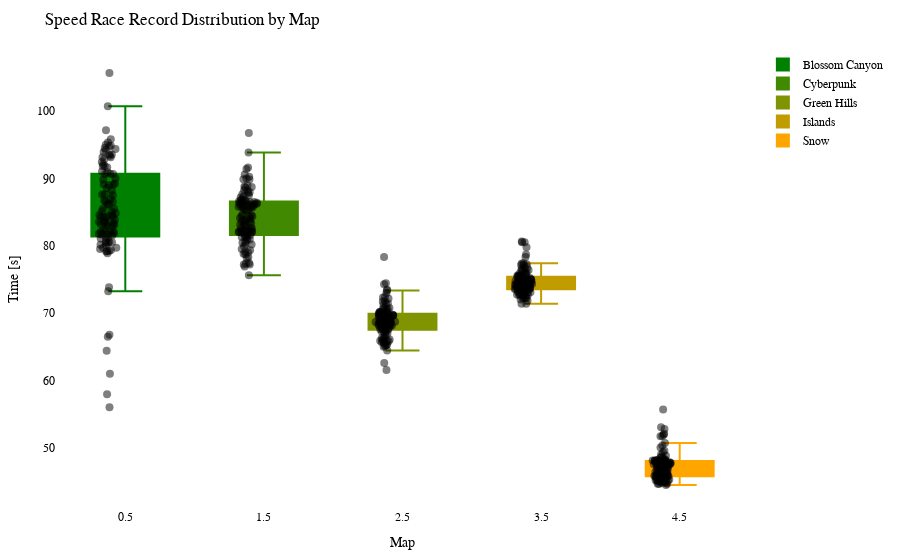

The notebook cell this image was saved under:
### Code cell
import plotly.graph_objects as go
import plotly.io as pio

df = getRecordsDataframe(minigame="Wettrennen")

# Calculate the offset for centering the data points
num_columns = len(df.columns)
offset = 0.5

# Create a Swarm plot using Plotly
fig = go.Figure()

cmap = LinearSegmentedColormap.from_list("green_orange", ["green", "orange"])
colors = [to_hex(cmap(i / (num_columns - 1))) for i in range(num_columns)]

for i, (column, color) in enumerate(zip(df.columns, colors)):
    x_values = [i + offset] * len(df[column])  # Adjust x-values with offset for horizontal centering
    fig.add_trace(go.Box(x=x_values,
                         y=df[column],
                         name=column,
                         boxpoints='all',
                         pointpos=-0.5,  # Adjust point position to prevent overlapping
                         marker=dict(color='rgba(0,0,0,0.5)', size=8),  # Adjust marker color and size
                         line=dict(color=color),
                         fillcolor=color,
                         hovertext=df_to_html.index,
                         hoverinfo='name+text+y',
                         showlegend=True))

fig.update_layout(title="Speed Race Record Distribution by Map",
                  xaxis=dict(title="Map"),
                  yaxis=dict(title="Time [s]"),
                  showlegend=True,
                  font=dict(family="Arial", size=12, color="black"),  # Customize font
                  plot_bgcolor="white",  # Set background color
                  margin=dict(l=50, r=50, t=50, b=50),  # Adjust margins for better layout
                  )


pio.show(fig)

pio.write_html(fig, "out/wettr_swarm_plot.html")

### Figure 1 — Plotly figure (JSON) as saved in the notebook; plotly's stock layout.template omitted (floating-point values rounded to 4 significant figures)
{"data": [{"boxpoints": "all", "fillcolor": "#008000", "hoverinfo": "name+text+y", "hovertext": ["20LeRe10", "2wc", "agowskyy", "Allooy", "Anni808", "Axollotel", "bawskey", "BusinessBent", "ByNetherdude", "byTobi", "cediiiiii_10", "Chander24", "Chrisi20101", "CML_Justin", "crocodile1870", "cxl1lo", "DarkCobweb", "deadfiight", "DerBaumIstDerWeg", "Dokkkkko", "Ex4cted", "Falke23_5", "Feinberg", "ffawks", "Fflopse", "ForceFox", "Freeeedom", "frutigall", "GamemasterNiki", "GeneralEnte06", "Gerrygames", "Gobo9", "GrafikKatze", "Grapfen", "Gummibearchen", "H1ghsay", "h4nnes", "Harold_Sensemann", "HeIsJustAPoorBoy", "HerrDante", "Jan2220", "JennieKim", "jimmi1410", "JOW23", "Joy_8oy", "juvona", "KakaMC", "Kanickelul", "Keenaai", "Kokochampi", "Kokochampo", "Kopfradio", "Krusti", "Kyuudo", "La_meleagro", "LeWi_100", "Lingex", "lizsyy", "LordAlexos", "loukrativ", "Lubottus", "Luis_XYZ", "M0orey_0", "marbrueck", "Martomias", "Mincheeen", "miridis41", "MrNulfred", "Mvsk_", "myshq", "Nexilus", "Ninivee", "officialryzon", "Oronor", "PedroZockt", "Picutar", "PixlNight", "PolizeiDreamy", "Radattel", "Radiokopf", "Raefinzs", "ReichesBrot", "revolverz", "Ritokii", "Sackkerl", "SB387", "ScreamingBlatz", "Sebi1801", "Seemops_8", "Sey__", "Shiewk", "SiLoHB", "Snitcherella", "SpeckyCut", "StaudammAusHolz", "TheBreadHD", "TheFabo", "Tomiokey", "twitchparaskiill", "Txlentierter", "T_Niko_T", "Umgfoin", "WachtelWachtel", "WirdNichtGeladen", "Wissender", "xBaumeisterin", "xX_Dima_ggg_Xx6", "xX_Masha_ggg_Xx9", "yzvm", "_n3d", "_Waldi_"], "line": {"color": "#008000"}, "marker": {"color": "rgba(0,0,0,0.5)", "size": 8}, "name": "Blossom Canyon", "pointpos": -0.5, "showlegend": true, "type": "box", "x": [0.5, 0.5, 0.5, 0.5, 0.5, 0.5, 0.5, 0.5, 0.5, 0.5, 0.5, 0.5, 0.5, 0.5, 0.5, 0.5, 0.5, 0.5, 0.5, 0.5, 0.5, 0.5, 0.5, 0.5, 0.5, 0.5, 0.5, 0.5, 0.5, 0.5, 0.5, 0.5, 0.5, 0.5, 0.5, 0.5, 0.5, 0.5, 0.5, 0.5, 0.5, 0.5, 0.5, 0.5, 0.5, 0.5, 0.5, 0.5, 0.5, 0.5, 0.5, 0.5, 0.5, 0.5, 0.5, 0.5, 0.5, 0.5, 0.5, 0.5, 0.5, 0.5, 0.5, 0.5, 0.5, 0.5, 0.5, 0.5, 0.5, 0.5, 0.5, 0.5, 0.5, 0.5, 0.5, 0.5, 0.5, 0.5, 0.5, 0.5, 0.5, 0.5, 0.5, 0.5, 0.5, 0.5, 0.5, 0.5, 0.5, 0.5, 0.5, 0.5, 0.5, 0.5, 0.5, 0.5, 0.5, 0.5, 0.5, 0.5, 0.5, 0.5, 0.5, 0.5, 0.5, 0.5, 0.5, 0.5, 0.5, 0.5, 0.5], "y": [null, 94.99, 90.64, 90.67, 82.91, 90.02, 81.66, 94.5, null, 88.57, 78.88, 87.48, 82.06, 81.77, 83.21, 83.1, 91.03, 91.66, 89.85, 85.16, 81.09, 89.06, null, 79.72, 56.03, 89.25, 79.52, 89.11, 81.69, 73.25, 94.35, 61.01, 79.69, 81.56, 64.39, 85.48, 84.31, 91.8, 94.84, 80.57, 82.18, 86.54, 86.52, 84.58, 82.05, 93.91, 85.55, null, 94.2, 93.57, 93.36, 86.73, 93.13, 80.15, 100.7, 57.95, 88.16, 79.2, 90.66, 105.7, 80.45, 84.44, 84.54, 83.06, 83.39, 66.77, null, 83.58, 90.9, 79.16, 87.59, 81.85, 82.29, 94.76, 79.35, 73.84, 83.65, 95.8, 92.09, 84.81, 83.32, 84.26, 95.31, 92.43, 84.31, 83.39, 85.12, null, 82.36, 81.22, 80.39, 97.16, 86.19, null, 92.86, 93.56, null, 88.99, 93.15, 80.66, 86.98, 81.31, 80.1, 86.08, 84.2, 66.49, 83.86, 87.63, 79.21, 80.53, 91.83]}, {"boxpoints": "all", "fillcolor": "#408900", "hoverinfo": "name+text+y", "hovertext": ["20LeRe10", "2wc", "agowskyy", "Allooy", "Anni808", "Axollotel", "bawskey", "BusinessBent", "ByNetherdude", "byTobi", "cediiiiii_10", "Chander24", "Chrisi20101", "CML_Justin", "crocodile1870", "cxl1lo", "DarkCobweb", "deadfiight", "DerBaumIstDerWeg", "Dokkkkko", "Ex4cted", "Falke23_5", "Feinberg", "ffawks", "Fflopse", "ForceFox", "Freeeedom", "frutigall", "GamemasterNiki", "GeneralEnte06", "Gerrygames", "Gobo9", "GrafikKatze", "Grapfen", "Gummibearchen", "H1ghsay", "h4nnes", "Harold_Sensemann", "HeIsJustAPoorBoy", "HerrDante", "Jan2220", "JennieKim", "jimmi1410", "JOW23", "Joy_8oy", "juvona", "KakaMC", "Kanickelul", "Keenaai", "Kokochampi", "Kokochampo", "Kopfradio", "Krusti", "Kyuudo", "La_meleagro", "LeWi_100", "Lingex", "lizsyy", "LordAlexos", "loukrativ", "Lubottus", "Luis_XYZ", "M0orey_0", "marbrueck", "Martomias", "Mincheeen", "miridis41", "MrNulfred", "Mvsk_", "myshq", "Nexilus", "Ninivee", "officialryzon", "Oronor", "PedroZockt", "Picutar", "PixlNight", "PolizeiDreamy", "Radattel", "Radiokopf", "Raefinzs", "ReichesBrot", "revolverz", "Ritokii", "Sackkerl", "SB387", "ScreamingBlatz", "Sebi1801", "Seemops_8", "Sey__", "Shiewk", "SiLoHB", "Snitcherella", "SpeckyCut", "StaudammAusHolz", "TheBreadHD", "TheFabo", "Tomiokey", "twitchparaskiill", "Txlentierter", "T_Niko_T", "Umgfoin", "WachtelWachtel", "WirdNichtGeladen", "Wissender", "xBaumeisterin", "xX_Dima_ggg_Xx6", "xX_Masha_ggg_Xx9", "yzvm", "_n3d", "_Waldi_"], "line": {"color": "#408900"}, "marker": {"color": "rgba(0,0,0,0.5)", "size": 8}, "name": "Cyberpunk", "pointpos": -0.5, "showlegend": true, "type": "box", "x": [1.5, 1.5, 1.5, 1.5, 1.5, 1.5, 1.5, 1.5, 1.5, 1.5, 1.5, 1.5, 1.5, 1.5, 1.5, 1.5, 1.5, 1.5, 1.5, 1.5, 1.5, 1.5, 1.5, 1.5, 1.5, 1.5, 1.5, 1.5, 1.5, 1.5, 1.5, 1.5, 1.5, 1.5, 1.5, 1.5, 1.5, 1.5, 1.5, 1.5, 1.5, 1.5, 1.5, 1.5, 1.5, 1.5, 1.5, 1.5, 1.5, 1.5, 1.5, 1.5, 1.5, 1.5, 1.5, 1.5, 1.5, 1.5, 1.5, 1.5, 1.5, 1.5, 1.5, 1.5, 1.5, 1.5, 1.5, 1.5, 1.5, 1.5, 1.5, 1.5, 1.5, 1.5, 1.5, 1.5, 1.5, 1.5, 1.5, 1.5, 1.5, 1.5, 1.5, 1.5, 1.5, 1.5, 1.5, 1.5, 1.5, 1.5, 1.5, 1.5, 1.5, 1.5, 1.5, 1.5, 1.5, 1.5, 1.5, 1.5, 1.5, 1.5, 1.5, 1.5, 1.5, 1.5, 1.5, 1.5, 1.5, 1.5, 1.5], "y": [null, 86.5, 86.55, 85.22, 81.29, 82.65, 82.12, 88.78, null, 85.96, 78.8, 86.5, 81.63, 83.61, 84.11, 83.38, 82.16, 88.22, 81.73, 82.56, 80.89, 89.96, 86.17, 79.91, 75.62, 86.4, 79.52, 83.65, 82.21, 79.34, 81.29, 77.44, 82.4, 81.48, 76.92, 85.76, 84.34, 82.65, 87.94, 80.25, 81.96, 86.1, 85.72, 82.03, 85.78, 86.61, 82.09, null, 86.1, 91.4, 91.62, 96.73, 86.04, 77.37, 88.21, 82.27, 84.66, 79.05, 85.66, 89.87, 83.64, 85.28, 84.57, 87.15, 82.07, 81.49, 87.48, 86.33, 85.43, 77.2, 85.79, 82.86, null, 86.48, 78.35, 81.14, 83.14, 90.23, 86.89, 90.57, 82.95, 84.4, 89.84, 86.78, 84.44, 83.22, 83.92, null, 88.72, 78.16, 80.58, 88.96, 80.44, 93.86, 87.35, 88.65, 87.82, 86.22, 86.75, null, 85.74, 80.17, 77.23, 83.99, 82.06, 80.94, 83.78, 86.7, 79.11, 78.75, 87.64]}, {"boxpoints": "all", "fillcolor": "#809300", "hoverinfo": "name+text+y", "hovertext": ["20LeRe10", "2wc", "agowskyy", "Allooy", "Anni808", "Axollotel", "bawskey", "BusinessBent", "ByNetherdude", "byTobi", "cediiiiii_10", "Chander24", "Chrisi20101", "CML_Justin", "crocodile1870", "cxl1lo", "DarkCobweb", "deadfiight", "DerBaumIstDerWeg", "Dokkkkko", "Ex4cted", "Falke23_5", "Feinberg", "ffawks", "Fflopse", "ForceFox", "Freeeedom", "frutigall", "GamemasterNiki", "GeneralEnte06", "Gerrygames", "Gobo9", "GrafikKatze", "Grapfen", "Gummibearchen", "H1ghsay", "h4nnes", "Harold_Sensemann", "HeIsJustAPoorBoy", "HerrDante", "Jan2220", "JennieKim", "jimmi1410", "JOW23", "Joy_8oy", "juvona", "KakaMC", "Kanickelul", "Keenaai", "Kokochampi", "Kokochampo", "Kopfradio", "Krusti", "Kyuudo", "La_meleagro", "LeWi_100", "Lingex", "lizsyy", "LordAlexos", "loukrativ", "Lubottus", "Luis_XYZ", "M0orey_0", "marbrueck", "Martomias", "Mincheeen", "miridis41", "MrNulfred", "Mvsk_", "myshq", "Nexilus", "Ninivee", "officialryzon", "Oronor", "PedroZockt", "Picutar", "PixlNight", "PolizeiDreamy", "Radattel", "Radiokopf", "Raefinzs", "ReichesBrot", "revolverz", "Ritokii", "Sackkerl", "SB387", "ScreamingBlatz", "Sebi1801", "Seemops_8", "Sey__", "Shiewk", "SiLoHB", "Snitcherella", "SpeckyCut", "StaudammAusHolz", "TheBreadHD", "TheFabo", "Tomiokey", "twitchparaskiill", "Txlentierter", "T_Niko_T", "Umgfoin", "WachtelWachtel", "WirdNichtGeladen", "Wissender", "xBaumeisterin", "xX_Dima_ggg_Xx6", "xX_Masha_ggg_Xx9", "yzvm", "_n3d", "_Waldi_"], "line": {"color": "#809300"}, "marker": {"color": "rgba(0,0,0,0.5)", "size": 8}, "name": "Green Hills", "pointpos": -0.5, "showlegend": true, "type": "box", "x": [2.5, 2.5, 2.5, 2.5, 2.5, 2.5, 2.5, 2.5, 2.5, 2.5, 2.5, 2.5, 2.5, 2.5, 2.5, 2.5, 2.5, 2.5, 2.5, 2.5, 2.5, 2.5, 2.5, 2.5, 2.5, 2.5, 2.5, 2.5, 2.5, 2.5, 2.5, 2.5, 2.5, 2.5, 2.5, 2.5, 2.5, 2.5, 2.5, 2.5, 2.5, 2.5, 2.5, 2.5, 2.5, 2.5, 2.5, 2.5, 2.5, 2.5, 2.5, 2.5, 2.5, 2.5, 2.5, 2.5, 2.5, 2.5, 2.5, 2.5, 2.5, 2.5, 2.5, 2.5, 2.5, 2.5, 2.5, 2.5, 2.5, 2.5, 2.5, 2.5, 2.5, 2.5, 2.5, 2.5, 2.5, 2.5, 2.5, 2.5, 2.5, 2.5, 2.5, 2.5, 2.5, 2.5, 2.5, 2.5, 2.5, 2.5, 2.5, 2.5, 2.5, 2.5, 2.5, 2.5, 2.5, 2.5, 2.5, 2.5, 2.5, 2.5, 2.5, 2.5, 2.5, 2.5, 2.5, 2.5, 2.5, 2.5, 2.5], "y": [null, 66.46, 69.39, 70.74, 68.51, 71.75, 68.13, 72.19, 72.38, 68.71, 64.44, 72.31, 68.72, 68.61, 69.35, 68.17, 68.64, 70.12, 68.59, 68.66, 65.83, 68.91, 68.72, 66.08, 65.25, 70.64, 66.57, 68.76, 69.47, 67.17, 61.56, 62.59, 68.7, 67.75, 65.82, 70.21, 67.61, 68.2, 69.64, 65.0, 68.18, 69.25, 69.74, 67.11, 69.89, 74.44, 65.83, 71.73, 68.74, 70.61, 70.17, 71.28, 69.21, 66.1, 69.67, 65.34, 69.46, 65.91, 70.06, 78.34, 67.27, 68.7, 70.13, 70.29, 67.59, 68.22, 68.15, 69.66, 70.57, 66.31, 68.15, 69.16, null, 69.36, 65.1, 68.19, 67.93, 69.66, 69.26, 69.84, 69.83, 67.37, 72.98, 68.53, 70.16, 68.65, 68.73, 71.34, 69.43, 67.46, 66.06, 73.45, 73.36, 70.7, 69.63, 74.3, 71.43, 69.89, 68.38, null, 65.64, 66.94, 68.1, 68.28, 67.58, 67.51, 69.9, 69.67, 65.26, 65.67, 68.09]}, {"boxpoints": "all", "fillcolor": "#c09c00", "hoverinfo": "name+text+y", "hovertext": ["20LeRe10", "2wc", "agowskyy", "Allooy", "Anni808", "Axollotel", "bawskey", "BusinessBent", "ByNetherdude", "byTobi", "cediiiiii_10", "Chander24", "Chrisi20101", "CML_Justin", "crocodile1870", "cxl1lo", "DarkCobweb", "deadfiight", "DerBaumIstDerWeg", "Dokkkkko", "Ex4cted", "Falke23_5", "Feinberg", "ffawks", "Fflopse", "ForceFox", "Freeeedom", "frutigall", "GamemasterNiki", "GeneralEnte06", "Gerrygames", "Gobo9", "GrafikKatze", "Grapfen", "Gummibearchen", "H1ghsay", "h4nnes", "Harold_Sensemann", "HeIsJustAPoorBoy", "HerrDante", "Jan2220", "JennieKim", "jimmi1410", "JOW23", "Joy_8oy", "juvona", "KakaMC", "Kanickelul", "Keenaai", "Kokochampi", "Kokochampo", "Kopfradio", "Krusti", "Kyuudo", "La_meleagro", "LeWi_100", "Lingex", "lizsyy", "LordAlexos", "loukrativ", "Lubottus", "Luis_XYZ", "M0orey_0", "marbrueck", "Martomias", "Mincheeen", "miridis41", "MrNulfred", "Mvsk_", "myshq", "Nexilus", "Ninivee", "officialryzon", "Oronor", "PedroZockt", "Picutar", "PixlNight", "PolizeiDreamy", "Radattel", "Radiokopf", "Raefinzs", "ReichesBrot", "revolverz", "Ritokii", "Sackkerl", "SB387", "ScreamingBlatz", "Sebi1801", "Seemops_8", "Sey__", "Shiewk", "SiLoHB", "Snitcherella", "SpeckyCut", "StaudammAusHolz", "TheBreadHD", "TheFabo", "Tomiokey", "twitchparaskiill", "Txlentierter", "T_Niko_T", "Umgfoin", "WachtelWachtel", "WirdNichtGeladen", "Wissender", "xBaumeisterin", "xX_Dima_ggg_Xx6", "xX_Masha_ggg_Xx9", "yzvm", "_n3d", "_Waldi_"], "line": {"color": "#c09c00"}, "marker": {"color": "rgba(0,0,0,0.5)", "size": 8}, "name": "Islands", "pointpos": -0.5, "showlegend": true, "type": "box", "x": [3.5, 3.5, 3.5, 3.5, 3.5, 3.5, 3.5, 3.5, 3.5, 3.5, 3.5, 3.5, 3.5, 3.5, 3.5, 3.5, 3.5, 3.5, 3.5, 3.5, 3.5, 3.5, 3.5, 3.5, 3.5, 3.5, 3.5, 3.5, 3.5, 3.5, 3.5, 3.5, 3.5, 3.5, 3.5, 3.5, 3.5, 3.5, 3.5, 3.5, 3.5, 3.5, 3.5, 3.5, 3.5, 3.5, 3.5, 3.5, 3.5, 3.5, 3.5, 3.5, 3.5, 3.5, 3.5, 3.5, 3.5, 3.5, 3.5, 3.5, 3.5, 3.5, 3.5, 3.5, 3.5, 3.5, 3.5, 3.5, 3.5, 3.5, 3.5, 3.5, 3.5, 3.5, 3.5, 3.5, 3.5, 3.5, 3.5, 3.5, 3.5, 3.5, 3.5, 3.5, 3.5, 3.5, 3.5, 3.5, 3.5, 3.5, 3.5, 3.5, 3.5, 3.5, 3.5, 3.5, 3.5, 3.5, 3.5, 3.5, 3.5, 3.5, 3.5, 3.5, 3.5, 3.5, 3.5, 3.5, 3.5, 3.5, 3.5], "y": [null, 72.8, 76.29, 74.27, 73.67, 73.99, 74.08, 75.3, null, 73.77, 71.41, 75.74, 73.99, 74.47, 73.85, 74.99, 73.09, 75.61, 73.43, 75.52, 72.78, 74.57, 74.75, 71.84, 72.62, 74.17, 73.08, 74.97, 74.46, 73.85, 73.1, 72.02, 75.42, 73.45, 73.51, 75.39, 74.1, 74.75, 76.31, 72.17, 74.33, 73.66, 76.29, 72.64, 75.04, 77.41, 72.6, 80.52, 75.82, 75.54, 78.72, 74.76, 77.15, 73.75, 80.52, 72.24, 75.21, 72.6, 75.56, 77.26, 72.33, 74.94, 74.7, 74.07, 73.57, 73.82, 74.25, 75.04, 74.62, 71.37, 74.64, 73.22, 75.2, 74.64, 73.1, 73.54, 73.58, 75.28, 74.37, 76.72, 75.41, 74.16, 76.75, 78.33, 73.69, 73.59, 74.11, 80.62, 74.79, 73.28, 73.14, null, 74.28, 75.89, 74.36, 77.15, 79.79, 77.36, 76.59, 74.16, 75.97, 73.27, 73.69, 74.53, 72.7, 73.14, 74.72, 76.4, 72.33, 73.83, 74.84]}, {"boxpoints": "all", "fillcolor": "#ffa500", "hoverinfo": "name+text+y", "hovertext": ["20LeRe10", "2wc", "agowskyy", "Allooy", "Anni808", "Axollotel", "bawskey", "BusinessBent", "ByNetherdude", "byTobi", "cediiiiii_10", "Chander24", "Chrisi20101", "CML_Justin", "crocodile1870", "cxl1lo", "DarkCobweb", "deadfiight", "DerBaumIstDerWeg", "Dokkkkko", "Ex4cted", "Falke23_5", "Feinberg", "ffawks", "Fflopse", "ForceFox", "Freeeedom", "frutigall", "GamemasterNiki", "GeneralEnte06", "Gerrygames", "Gobo9", "GrafikKatze", "Grapfen", "Gummibearchen", "H1ghsay", "h4nnes", "Harold_Sensemann", "HeIsJustAPoorBoy", "HerrDante", "Jan2220", "JennieKim", "jimmi1410", "JOW23", "Joy_8oy", "juvona", "KakaMC", "Kanickelul", "Keenaai", "Kokochampi", "Kokochampo", "Kopfradio", "Krusti", "Kyuudo", "La_meleagro", "LeWi_100", "Lingex", "lizsyy", "LordAlexos", "loukrativ", "Lubottus", "Luis_XYZ", "M0orey_0", "marbrueck", "Martomias", "Mincheeen", "miridis41", "MrNulfred", "Mvsk_", "myshq", "Nexilus", "Ninivee", "officialryzon", "Oronor", "PedroZockt", "Picutar", "PixlNight", "PolizeiDreamy", "Radattel", "Radiokopf", "Raefinzs", "ReichesBrot", "revolverz", "Ritokii", "Sackkerl", "SB387", "ScreamingBlatz", "Sebi1801", "Seemops_8", "Sey__", "Shiewk", "SiLoHB", "Snitcherella", "SpeckyCut", "StaudammAusHolz", "TheBreadHD", "TheFabo", "Tomiokey", "twitchparaskiill", "Txlentierter", "T_Niko_T", "Umgfoin", "WachtelWachtel", "WirdNichtGeladen", "Wissender", "xBaumeisterin", "xX_Dima_ggg_Xx6", "xX_Masha_ggg_Xx9", "yzvm", "_n3d", "_Waldi_"], "line": {"color": "#ffa500"}, "marker": {"color": "rgba(0,0,0,0.5)", "size": 8}, "name": "Snow", "pointpos": -0.5, "showlegend": true, "type": "box", "x": [4.5, 4.5, 4.5, 4.5, 4.5, 4.5, 4.5, 4.5, 4.5, 4.5, 4.5, 4.5, 4.5, 4.5, 4.5, 4.5, 4.5, 4.5, 4.5, 4.5, 4.5, 4.5, 4.5, 4.5, 4.5, 4.5, 4.5, 4.5, 4.5, 4.5, 4.5, 4.5, 4.5, 4.5, 4.5, 4.5, 4.5, 4.5, 4.5, 4.5, 4.5, 4.5, 4.5, 4.5, 4.5, 4.5, 4.5, 4.5, 4.5, 4.5, 4.5, 4.5, 4.5, 4.5, 4.5, 4.5, 4.5, 4.5, 4.5, 4.5, 4.5, 4.5, 4.5, 4.5, 4.5, 4.5, 4.5, 4.5, 4.5, 4.5, 4.5, 4.5, 4.5, 4.5, 4.5, 4.5, 4.5, 4.5, 4.5, 4.5, 4.5, 4.5, 4.5, 4.5, 4.5, 4.5, 4.5, 4.5, 4.5, 4.5, 4.5, 4.5, 4.5, 4.5, 4.5, 4.5, 4.5, 4.5, 4.5, 4.5, 4.5, 4.5, 4.5, 4.5, 4.5, 4.5, 4.5, 4.5, 4.5, 4.5, 4.5], "y": [null, 44.78, 48.83, 48.16, 46.5, 47.57, 46.42, 48.46, 55.7, 48.08, 44.68, 52.08, 48.27, 45.67, 47.79, 46.67, 46.3, 48.19, 45.81, 46.13, 45.21, 46.33, 51.73, 45.0, 44.64, 53.07, 45.21, 47.07, 47.54, 44.97, 45.85, 44.47, 45.1, 45.77, 45.13, 48.13, 46.17, 47.3, 47.75, 45.06, 45.86, 45.77, 47.86, 46.51, 48.07, null, 45.83, 50.04, 47.12, 51.93, 49.33, 49.55, 47.65, 46.51, 48.68, 45.31, 46.59, 44.67, 47.31, 52.8, 45.48, 46.28, 48.12, 46.79, 45.62, 45.8, 47.33, 48.15, 48.12, 44.88, 47.18, 45.62, null, 47.81, 45.3, 46.0, 45.96, 47.71, 47.87, 47.46, 46.54, 47.46, 50.73, 47.39, 46.47, 47.52, 47.59, 48.05, 46.1, 45.79, 45.45, 50.34, 47.06, 47.59, 46.78, 51.75, 47.96, 48.05, 46.89, null, 47.62, 45.49, 45.03, 47.57, 45.88, 45.62, 48.51, 49.05, 44.77, 45.29, 48.2]}], "layout": {"font": {"color": "black", "family": "Arial", "size": 12}, "margin": {"b": 50, "l": 50, "r": 50, "t": 50}, "plot_bgcolor": "white", "showlegend": true, "title": {"text": "Speed Race Record Distribution by Map"}, "xaxis": {"title": {"text": "Map"}}, "yaxis": {"title": {"text": "Time [s]"}}}}
